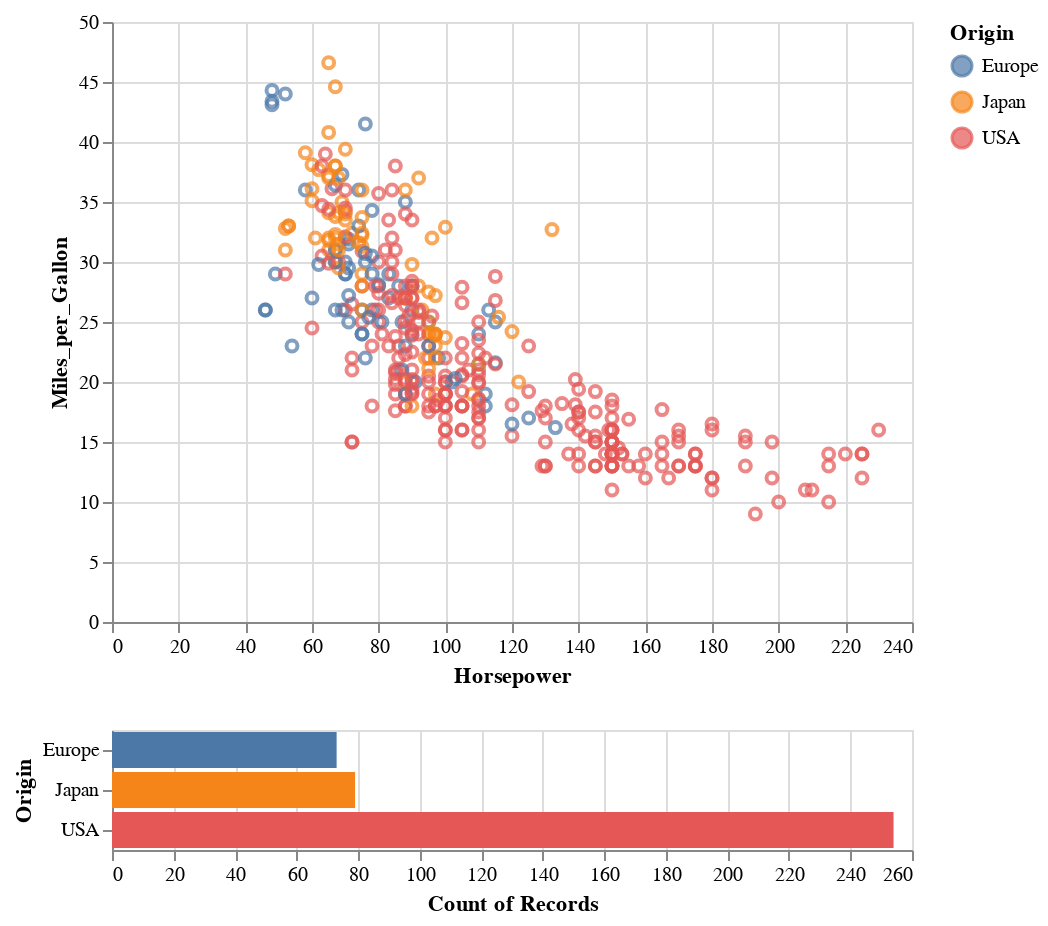

Here is the notebook cell this chart was saved with:
### Markdown cell above
## Interactivity

### Code cell
source = data.cars()

brush = alt.selection(type='interval')

points = alt.Chart(source).mark_point().encode(
    x='Horsepower',
    y='Miles_per_Gallon',
    color=alt.condition(brush, 'Origin', alt.value('lightgray'))
).add_selection(
    brush
)

bars = alt.Chart(source).mark_bar().encode(
    y='Origin',
    color='Origin',
    x='count(Origin)'
).transform_filter(
    brush
)

points & bars

### Figure 1 — Vega-Lite specification as saved in the notebook (floating-point values rounded to 4 significant figures; data arrays with more than 128 entries replaced by an {"elided": "..."} marker saying what was removed)
{"config": {"view": {"continuousWidth": 400, "continuousHeight": 300}}, "vconcat": [{"mark": "point", "encoding": {"color": {"condition": {"field": "Origin", "type": "nominal", "selection": "selector018"}, "value": "lightgray"}, "x": {"field": "Horsepower", "type": "quantitative"}, "y": {"field": "Miles_per_Gallon", "type": "quantitative"}}, "selection": {"selector018": {"type": "interval"}}}, {"mark": "bar", "encoding": {"color": {"field": "Origin", "type": "nominal"}, "x": {"aggregate": "count", "field": "Origin", "type": "nominal"}, "y": {"field": "Origin", "type": "nominal"}}, "transform": [{"filter": {"selection": "selector018"}}]}], "data": {"name": "data-f02450ab61490a1363517a0190416235"}, "$schema": "https://vega.github.io/schema/vega-lite/v4.17.0.json", "datasets": {"data-f02450ab61490a1363517a0190416235": {"elided": "406 records"}}}
